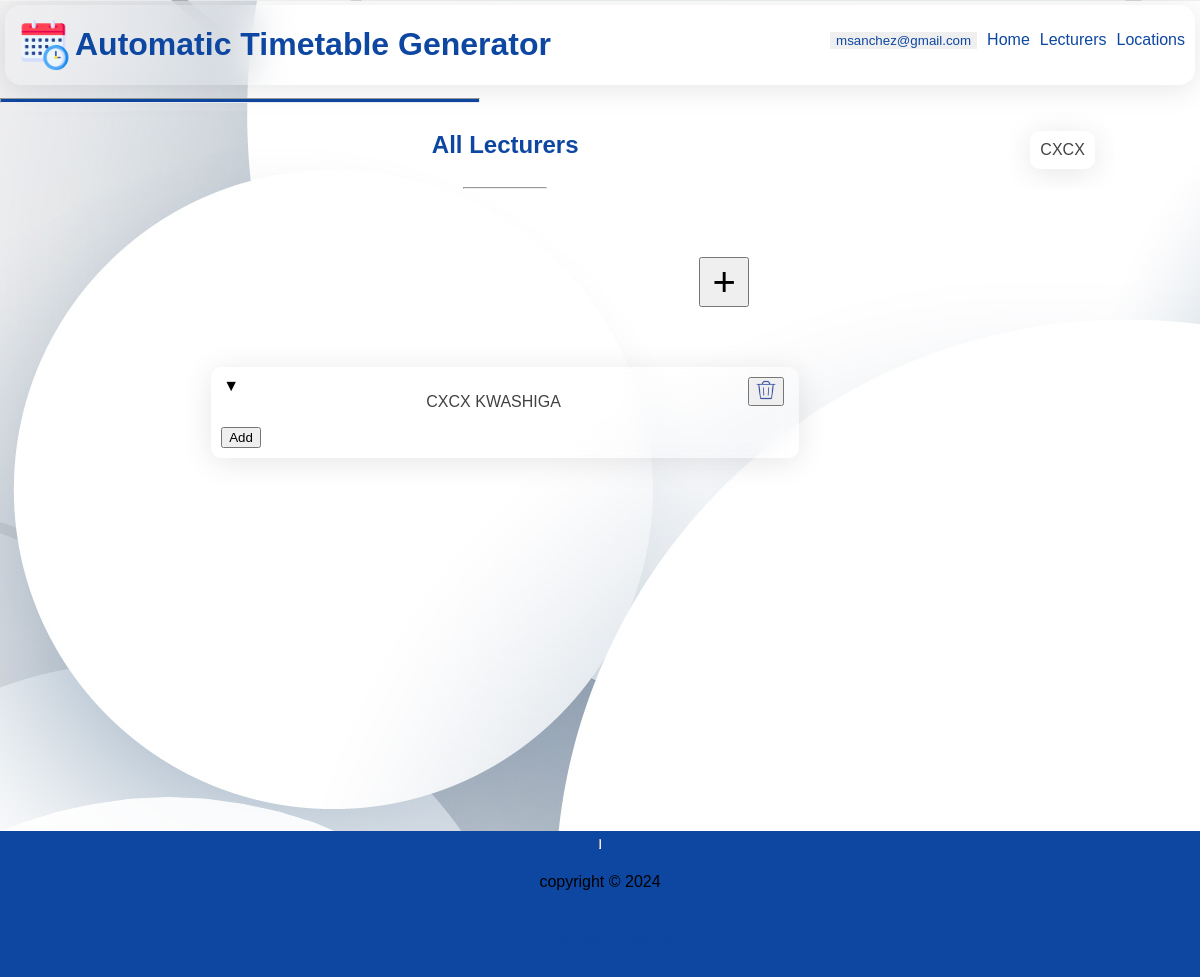
Before: /msanchez@gmail.com/alllecturers with the older database file.
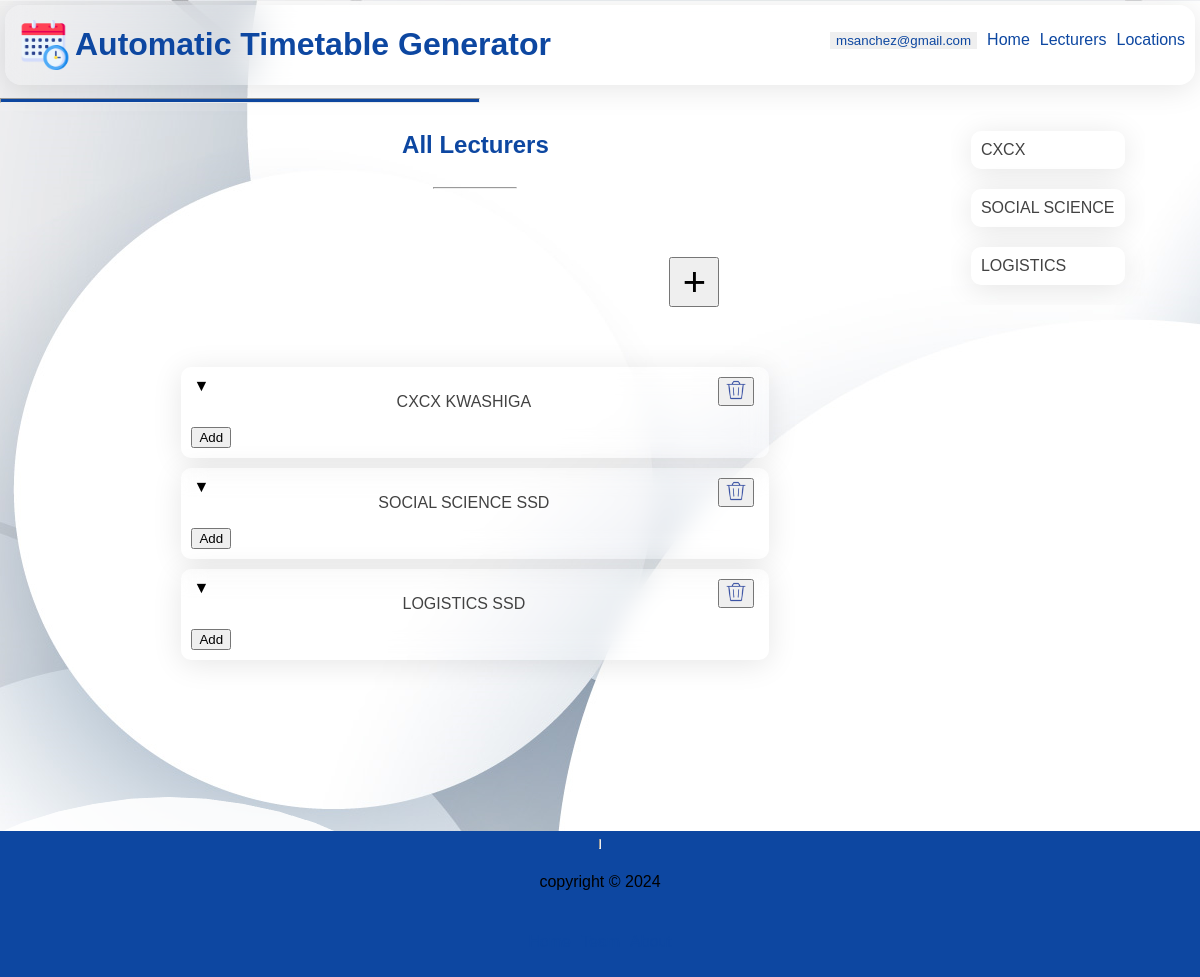
After: the same page with the newer database file.
### webversion/models.py (models this page shows, shortened)
class UserAccount(models.Model):
    email = models.EmailField(null=True, max_length=255)
    password = models.CharField(max_length=255, null=True)

class Department(models.Model):
    name = models.CharField(max_length=255, null=True)
    code = models.CharField(max_length=50, null=True)
    college_main = models.ForeignKey("College", on_delete=models.CASCADE, related_name="department_college", null=True)
    college = models.CharField(max_length=255, null=True)
    max_yg = models.PositiveSmallIntegerField(default=4, null=True)
    creator = models.ForeignKey(UserAccount, on_delete=models.CASCADE, related_name="department_creator", null=True)
    limited = models.BooleanField(null=True)

### webversion/views.py (the view)
# urls.py: path("<str:email>/alllecturers", views.allLecturers, name="alllecturers"),
def allLecturers(request, email):
    template = loader.get_template("alllecturers.html")
    creator_id = UserAccount.objects.get(email=email).id
    departments = Department.objects.filter(creator_id=creator_id)
    lecturers = Lecturer.objects.filter(creator_id=creator_id).order_by("other_names")
    context = {
        "lecturers":lecturers, "departments":departments, "email":email,
    }
    return HttpResponse(template.render(context, request))

### webversion/Templates/alllecturers.html (shortened to what this page needs)
{% extends 'main.html' %}
{% load static %}
{% block content %}
    <div class="alllecturers">
        <div class="all">
            <h2>all lecturers</h2>
            <hr width="10%">
            <div class="alllecturersgrid">
                <div class="addbtn">
                    <a href="/{{email}}/createDepartment/1/alllecturers">
                        <button type="button" id="adddept" title="Add a new Department">
                            &plus;
                        </button>
                    </a>
                </div>
                {% for dept in departments %}
                    <div class="lectdept">
                        <div class="deptdeep">
                            <span class="drpsymbol" onclick="dropDown2()">&#x25bc;</span>
                            <a href="/{{email}}/select/{{dept.college_main_id}}/{{dept.name}}/{{dept.max_yg}}">
                                <p>{{dept.name}} {{dept.college}}</p>
                            </a>
                            <form>
                                <button title="Delete Department" type="submit" id="deletedepartment" formmethod="post" formaction="{% url 'deletedepartment' email dept.id %}">
                                    <img src="{% static 'trash-can.png' %}" width="20px" height="20px" />
                                </button>
                            </form>
                        </div>
                        <a href="{% url 'createLecturer' email %}" target="_blank">
                            <button type="button" title="Add a new Lecturer for this department">Add</button>
                        </a>
                    </div>
                {% endfor %}
            </div>
        </div>
        <div class="rightnav">
            <div class="rightsubnav">
                {% for department in departments %}
                <div class="departments" id="dept{% cycle "1" "2" "3" "4" "5" "6" "7" "8" "9" "10" "11" "12" "13" "14" "15" "16" "17" "18" "19" "20" "21" "22" "23" %}">
                    <a href="/{{email}}/select/{{department.college_main_id}}/{{department.name}}/{{department.max_yg}}">
                        {{department.name}}
                    </a>
                </div>
            {% endfor %}
            </div>
        </div>
    </div>
{% endblock %}

### webversion/Templates/main.html (shortened to what this page needs)
{% load static %}
<!DOCTYPE html>
<html lang="en">
<head>
    <link rel="stylesheet" href="{% static 'style.css' %}">
</head>
<body id="main-body">
    <header id="header">
        <div class="subHead">
            <div class="logo">
                    <img src="{% static 'logo.png' %}" alt="logo" width="50px" height="50px"/>
                <h1>Automatic Timetable Generator</h1>
            </div>
            <nav class="TopNavBar">
                <ul>
                    {% if email %}
                    <li>
                        <button id="email1" type="button" onclick="uPanel()">
                            {{email}}
                        </button>
                    </li>
                    {% endif %}
                    <li>
                        <a href="/0">home</a>
                    </li>
                    {% if email %}
                    <li>
                        <a href="{% url 'alllecturers' email %}">lecturers</a>
                    </li>
                    <li>
                        <a href="{% url 'locations' email %}">locations</a>
                    </li>
                {% endif %}
            </nav>
        </div>
        <hr>
    </header>
    <div class="body">
    {% block content %}
    {% endblock %}
    </div>
    <footer>
        <hr style="float: right; background-color: #0d47a1; height: 10px;">
        <p>copyright &copy; 2024</p>
        <div class="BottomNavBar">
            <ul>
                <li>
                    <a href="/">home</a>
                </li>
                <li>
                    <a href="">team</a>
                </li>
                <li>
                    <a href="">about</a>
                </li>
            </ul>
        </div>
    </footer>
</body>
</html>

### webversion/static/style.css (style rules this page uses)
* { box-sizing: border-box; font-family: Arial; max-width: 100%; text-decoration: none; list-style: none; }
h1, h2, h3,h4 { color: #0d47a1; }
body { display: flex; flex-direction: column; margin: 0; background-image: url('circles.png'); background-attachment: fixed; background-repeat: no-repeat; }
header { margin: 0; max-width: 100%; background-color: rgba(255, 255, 255, 0.1) ; width: 100%; color: #0d47a1; position: sticky; top: 0px; right: 0px; left: 0px; z-index: 999999999; }
header hr { width: 40%; float: left; background-color: #0d47a1; height: 5px; }
header .subHead { display: flex; flex-direction: row; justify-content: space-between; opacity: 100%; margin: 5px; border-radius: 10px; background: rgba(255, 255, 255, 0.01); border-radius: 16px; box-shadow: 0 4px 30px rgba(0, 0, 0, 0.1); -webkit-backdrop-filter: blur(20px); backdrop-filter: blur(20px); }
header .subHead .logo { width: 60%; display: inline-flex; align-items: center; padding-left: 10px; }
header .subHead .logo img { margin: 5px; padding-right: 0; }
header .subHead .logo h1 { margin-left: 0; float: left; }
header .subHead .TopNavBar ul { display: flex; flex-direction: row; align-items: center; padding: 5px; }
header .subHead .TopNavBar ul li { padding: 5px; }
#email1 { text-transform: lowercase; border: none; color: #0d47a1; }
.body { margin-top: 0px; min-height: 90vh; text-transform: capitalize; }
footer { display: flex; flex-direction: column; align-items: center; background: #0d47a1; }
footer .BottomNavBar ul { display: flex; flex-direction: row; padding: 5px; }
footer .BottomNavBar ul li { padding: 5px; }
header ul a, footer ul a { text-transform: capitalize; color: #0d47a1; }
.rightnav .rightsubnav { overflow-y: scroll; scrollbar-width: none; }
.rightnav .departments a { color: #424242; }
.departments { margin: 20px; padding: 10px; background-color: #ffff; border-radius: 16px; box-shadow: 0 4px 30px rgba(0, 0, 0, 0.1); backdrop-filter: blur(11.6px); -webkit-backdrop-filter: blur(11.6px); border-radius: 10px; }
.departments a { color: #424242; }
.alllecturers { display: flex; flex-direction: row; justify-content: space-evenly; }
.alllecturersgrid { display: flex; flex-direction: column; width: 70%; justify-content: space-between; margin: auto; gap: 10px; margin-top: 10px; margin-bottom: 10px; }
.alllecturersgrid .lectdept { background: rgba(0, 12, 255, 0); border-radius: 16px; box-shadow: 0 4px 30px rgba(0, 0, 0, 0.1); backdrop-filter: blur(11.6px); -webkit-backdrop-filter: blur(11.6px); border-radius: 10px; padding: 10px; }
.lectdept .deptdeep { display: flex; flex-direction: row; justify-content: space-between; padding-left: 2px; padding-right: 5px; }
.alllecturersgrid a { color: #424242; }
.addbtn { padding: 50px; }
.addbtn #adddept { position: sticky; width: 50px; height: 50px; font-size: 30pt; float: right; }
.all { display: flex; flex-direction: column; width: 70%; }
.all h2 { text-align: center; }

Changed rows visible on the page:
added Department: name "SOCIAL SCIENCE", college "SSD"
added Department: name "LOGISTICS", college "SSD"
